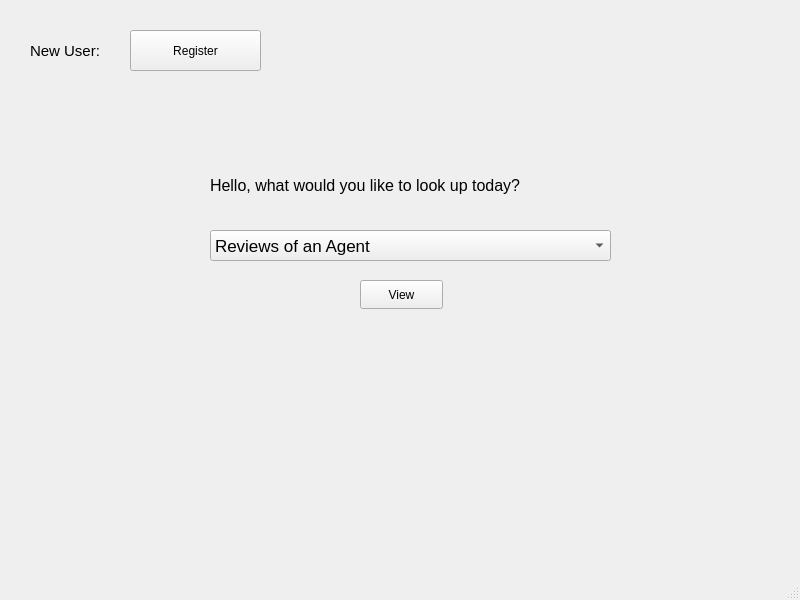
<?xml version="1.0" encoding="UTF-8"?>
<ui version="4.0">
 <class>MainWindow</class>
 <widget class="QMainWindow" name="MainWindow">
  <property name="geometry">
   <rect>
    <x>0</x>
    <y>0</y>
    <width>800</width>
    <height>600</height>
   </rect>
  </property>
  <property name="windowTitle">
   <string>MainWindow</string>
  </property>
  <widget class="QWidget" name="centralwidget">
   <widget class="QLabel" name="label">
    <property name="geometry">
     <rect>
      <x>210</x>
      <y>160</y>
      <width>401</width>
      <height>51</height>
     </rect>
    </property>
    <property name="font">
     <font>
      <pointsize>12</pointsize>
     </font>
    </property>
    <property name="text">
     <string>Hello, what would you like to look up today?</string>
    </property>
   </widget>
   <widget class="QComboBox" name="comboBox">
    <property name="geometry">
     <rect>
      <x>210</x>
      <y>230</y>
      <width>401</width>
      <height>31</height>
     </rect>
    </property>
    <property name="font">
     <font>
      <pointsize>13</pointsize>
     </font>
    </property>
    <item>
     <property name="text">
      <string>Reviews of an Agent</string>
     </property>
    </item>
    <item>
     <property name="text">
      <string>Rating of a Broker Company</string>
     </property>
    </item>
    <item>
     <property name="text">
      <string>View Development Project</string>
     </property>
    </item>
    <item>
     <property name="text">
      <string>Show properties in a city</string>
     </property>
    </item>
    <item>
     <property name="text">
      <string>Show properties, depending on price range and amenities</string>
     </property>
    </item>
    <item>
     <property name="text">
      <string>Top 10 areas in a city</string>
     </property>
    </item>
    <item>
     <property name="text">
      <string>Top 5 broker companies</string>
     </property>
    </item>
    <item>
     <property name="text">
      <string>Properties of a Agent</string>
     </property>
    </item>
   </widget>
   <widget class="QLabel" name="label_2">
    <property name="geometry">
     <rect>
      <x>30</x>
      <y>30</y>
      <width>91</width>
      <height>41</height>
     </rect>
    </property>
    <property name="font">
     <font>
      <pointsize>11</pointsize>
     </font>
    </property>
    <property name="text">
     <string>New User:</string>
    </property>
   </widget>
   <widget class="QPushButton" name="Registerbutton">
    <property name="geometry">
     <rect>
      <x>130</x>
      <y>30</y>
      <width>131</width>
      <height>41</height>
     </rect>
    </property>
    <property name="text">
     <string>Register</string>
    </property>
   </widget>
   <widget class="QPushButton" name="pushButton">
    <property name="geometry">
     <rect>
      <x>360</x>
      <y>280</y>
      <width>83</width>
      <height>29</height>
     </rect>
    </property>
    <property name="text">
     <string>View</string>
    </property>
   </widget>
  </widget>
  <widget class="QMenuBar" name="menubar">
   <property name="geometry">
    <rect>
     <x>0</x>
     <y>0</y>
     <width>800</width>
     <height>25</height>
    </rect>
   </property>
  </widget>
  <widget class="QStatusBar" name="statusbar"/>
 </widget>
 <resources/>
 <connections/>
</ui>
